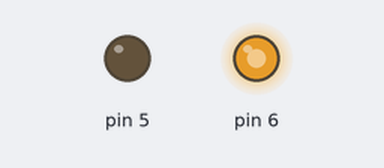
This sketch was run on a simulated Arduino Uno, built with avr-gcc and run on an emulated ATmega328P. On the bench: output pins drawn as LEDs (lit = HIGH). At 0.0 s the program stops and its outputs stay as they are.

Above: at 0.1 s.
Timing chart, 0 to 1.5 s (numbered marks = the images above):
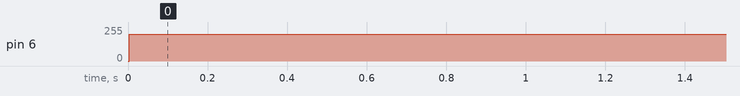

Measured:
- by itself, pin 6: 0/255 → 200/255 at 0.00 s

The sketch:

PWM_1.ino
```cpp
void setup()
{
  pinMode(5, OUTPUT);
  pinMode(6, OUTPUT);
  digitalWrite(5, LOW);
  digitalWrite(6, LOW);

}

void loop()
{
  int i;
  for (i=0; i<=200; i++)
  {
  analogWrite(5, 100);
  analogWrite(6, 0);

  }
  for (i=200; i>=0; i++)
  {
  analogWrite(5, 0);
  analogWrite(6, 200);

  }
}
```
